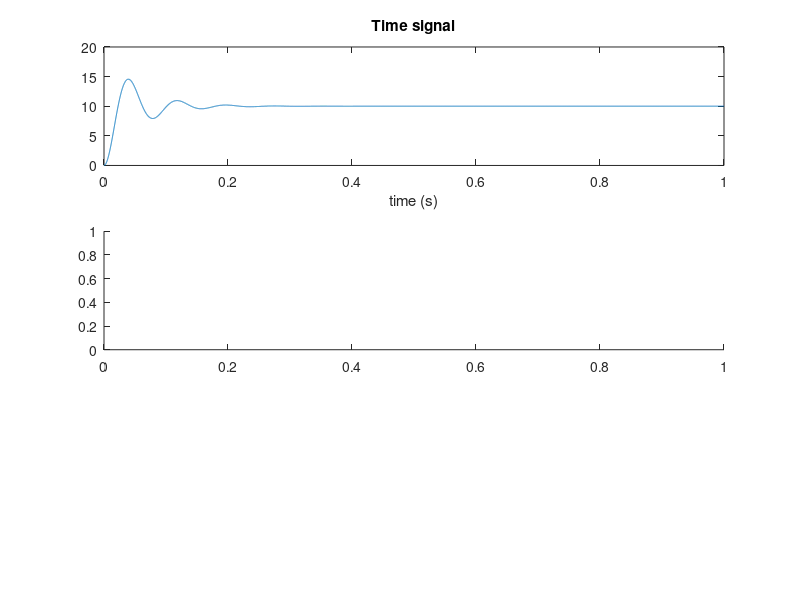

MATLAB code for this plot: (Note: this script raises an error after producing the figure.)
%   Generate an example cos signal with same frequency but time t = 10s
    T0 = 0;
    T1 = 10;
    Ts = 1.0 / 10000;
%   Length of Signal
    t = T0:Ts:1;
    N = 0:1/10000:1;
    M = 10000/1;
%   Generate random signal
    %x = ((1 - 1.005037815.*exp(-0.5*t).*sin(25*t + 1.470628906)) - 1);
     x = 10.00332110 - 2.500830275.*exp(-20*t).*(4*cos(80*t) + sin(80*t))

%   Time Signal
subplot(3, 1, 1);
plot(t,x)
title("Time signal");
xlabel('time (s)');


%   Compute and plot frequency domain spectrums
sys = tf()

%   Bode plot logarithmic
subplot(3, 1, 2);
plot(frequencies, mag)
yscale log
xscale log

%semilogx(frequencies(1:length(X)/2), 20*log10(abs(X(1:length(X)/2))));

title("Magnitude");
xlabel('Freqency [Hz]');
ylabel('Magnitude [dB]')

subplot(3, 1, 3);
plot(frequencies, phase)
yscale log
xscale log
%semilogx(frequencies(1:length(X)/2), angle(X(1:length(X)/2)) * (180/pi));
title("Phase");
xlabel('Frequency [Hz]');
ylabel('Phase');




